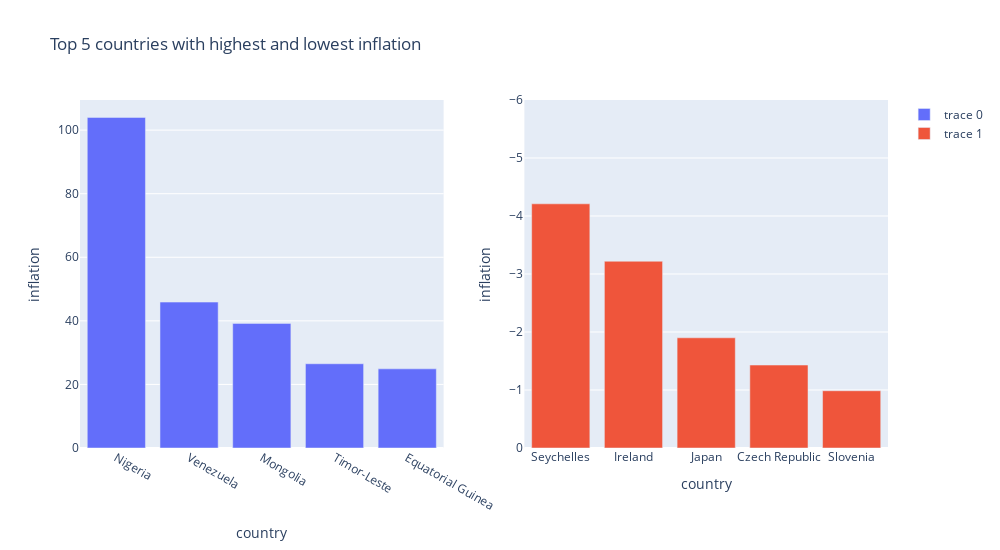

The code cell stored with this chart in its notebook:
### Markdown cell above
- Qatar has highest income
- Congo, Dem. Rep. has lowest income

### Code cell
#Top 5 countries with highest and lowest inflation
pltt('inflation',[0,-6])

### Figure 1 — Plotly figure (JSON) as saved in the notebook; plotly's stock layout.template omitted (floating-point values rounded to 4 significant figures)
{"data": [{"type": "bar", "x": ["Nigeria", "Venezuela", "Mongolia", "Timor-Leste", "Equatorial Guinea"], "xaxis": "x", "y": [104, 45.9, 39.2, 26.5, 24.9], "yaxis": "y"}, {"type": "bar", "x": ["Seychelles", "Ireland", "Japan", "Czech Republic", "Slovenia"], "xaxis": "x2", "y": [-4.21, -3.22, -1.9, -1.43, -0.987], "yaxis": "y2"}], "layout": {"height": 550, "title": {"text": "Top 5 countries with highest and lowest inflation"}, "width": 1000, "xaxis": {"anchor": "y", "domain": [0, 0.45], "title": {"text": "country"}}, "xaxis2": {"anchor": "y2", "domain": [0.55, 1], "title": {"text": "country"}}, "yaxis": {"anchor": "x", "domain": [0, 1], "title": {"text": "inflation"}}, "yaxis2": {"anchor": "x2", "domain": [0, 1], "range": [0, -6], "title": {"text": "inflation"}}}}
